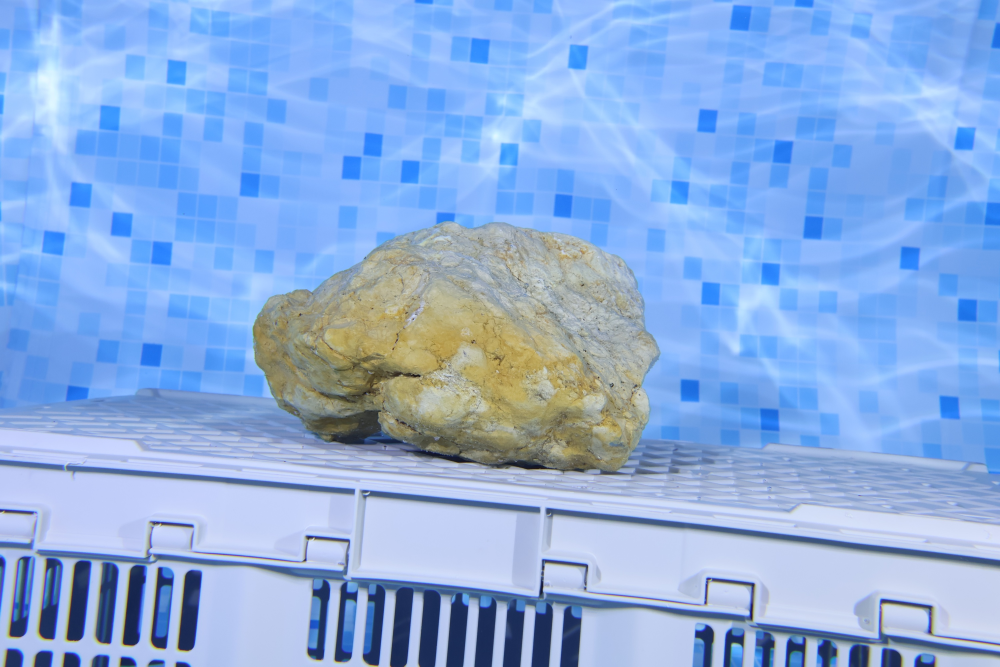
#> input picture downsampled/scene_l_0001.jpeg, 3000 x 2000 px, found by its file name (shown at 1/3 size)
$ python cross_weight.py
#> lines starting #> are read from the running program, lines starting #| are printed output that depends on the picture
from backprojection import back_projeter
from utils import get_image_data
from algorithme.main_func import compute_edges

import numpy as np
from scipy import integrate

import random
import cv2
import open3d as o3d

# [46 lines left out: functions _distance_RGB, _sample_edge, _weight_point_on_seam, _cross_weight_seam, not called in this run]

Wpqjk_dict = dict()

# [53 lines left out: function Wpqjk, not called in this run]


if __name__ == "__main__" :

    # images
    cam = "l"
    N = 52
    image_path = f"downsampled/scene_{cam}_"
    Vjyxc = [
        cv2.cvtColor(cv2.imread(image_path + f"{j:04d}.jpeg"), cv2.COLOR_BGR2RGB)
        for j in range(1, N + 1)
    ]
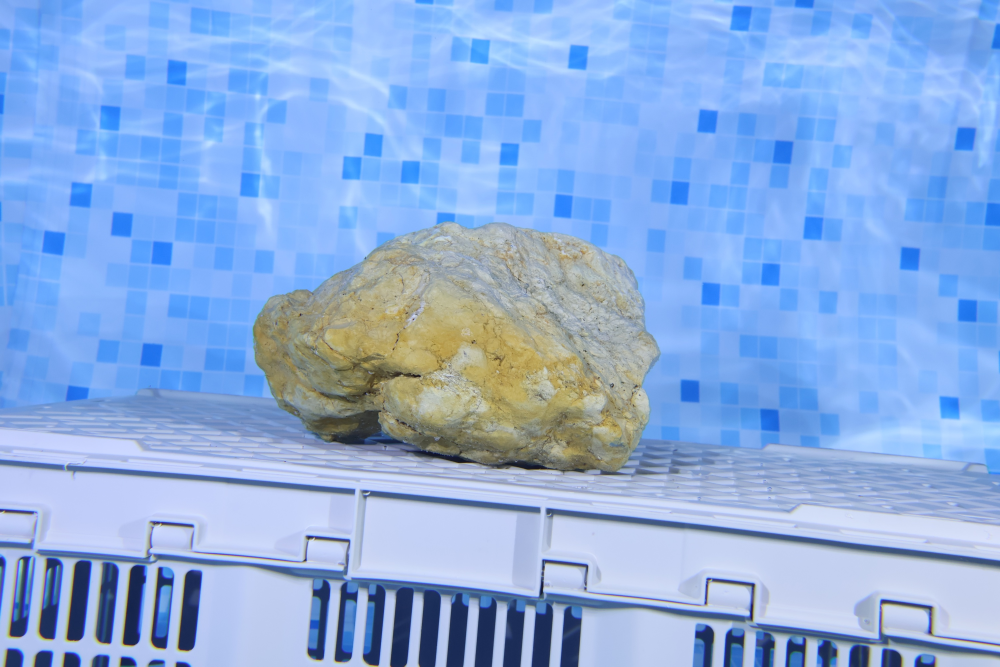
#> input picture downsampled/scene_l_0002.jpeg, 3000 x 2000 px, found by its file name (shown at 1/3 size)
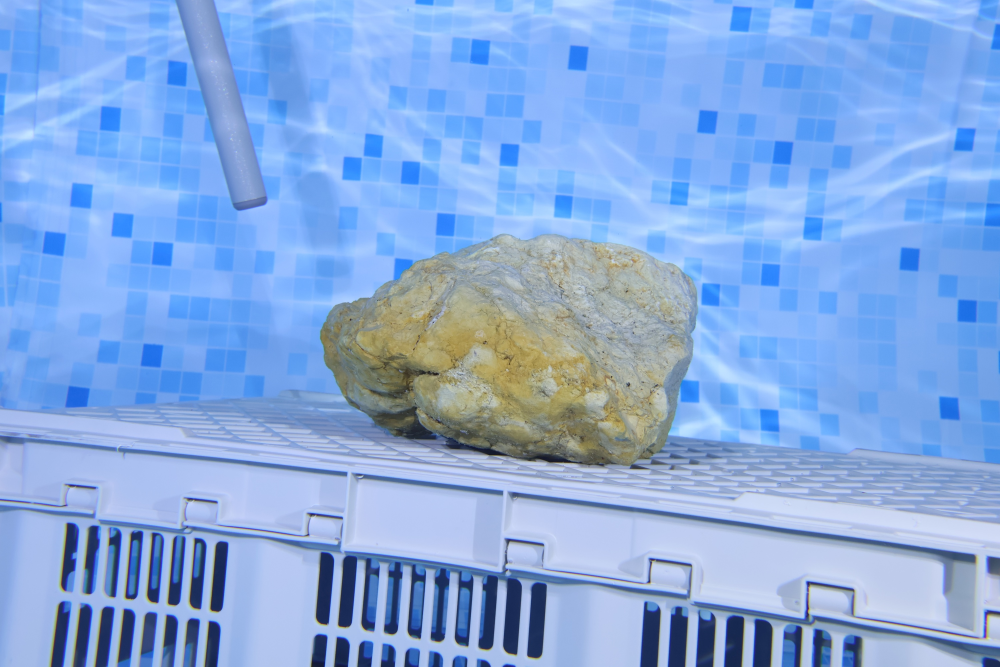
#> input picture downsampled/scene_l_0003.jpeg, 3000 x 2000 px, found by its file name (shown at 1/3 size)
#> (the run stopped early here; a loop or call above may not have finished)
